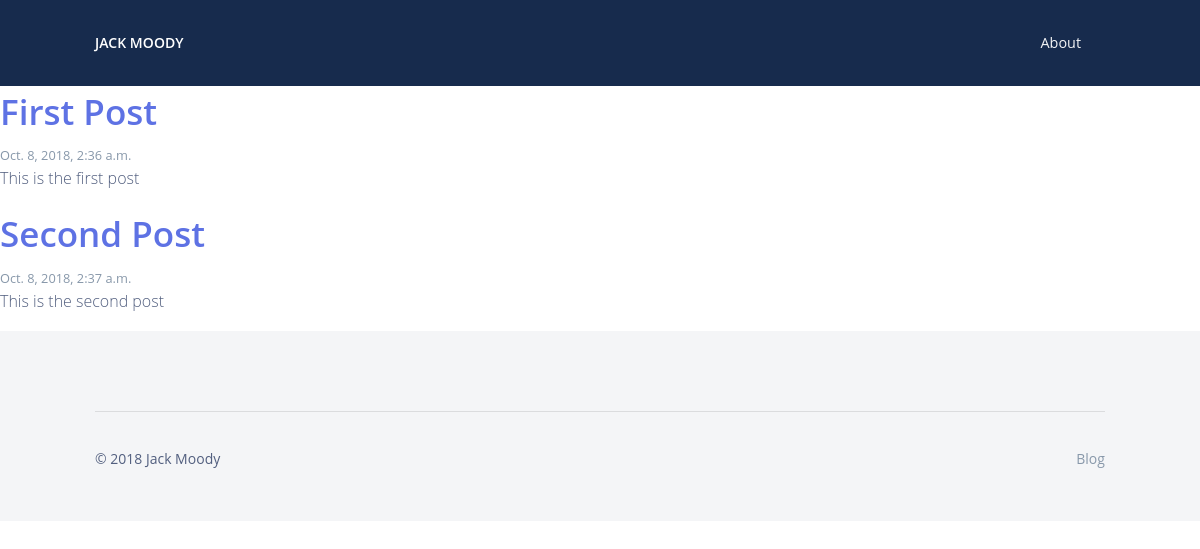
The page / on the database its author committed.
### blog/models.py (models this page shows, shortened)
class Post(models.Model):
    author = models.ForeignKey('auth.User', on_delete=models.CASCADE)
    title = models.CharField(max_length=200)
    body = models.TextField()
    created_date = models.DateTimeField(default=timezone.now)
    published_date = models.DateTimeField(blank=True, null=True)

### blog/views.py (the view)
# urls.py: path('', views.post_list, name='post_list'),
def post_list(request):
    posts = Post.objects.filter(published_date__lte=timezone.now()).order_by('published_date')
    return render(request, 'blog/post_list.html', {'posts': posts})

### blog/templates/blog/post_list.html
{% extends 'blog/base.html' %}
{% block content %}
    {% for post in posts %}
        <div class="post">
            <h1 class="display-3"><a href="{% url 'post_detail' pk=post.pk %}">{{ post.title }}</a></h1>
            <small class="text-muted">{{ post.published_date }}</small>
            <p>{{ post.body }}</p>
        </div>
    {% endfor %}
{% endblock %}

### rows shown on the page
Post: title "First Post", published_date "Oct. 8, 2018, 2:36 a.m.", body "This is the first post"
Post: title "Second Post", published_date "Oct. 8, 2018, 2:37 a.m.", body "This is the second post"
